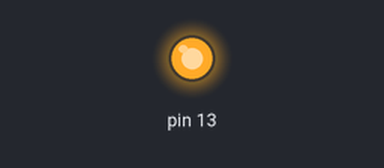
A sketch run on a simulated Arduino Uno, built with avr-gcc and run on an emulated ATmega328P. On the bench: output pins drawn as LEDs (lit = HIGH).

Above: at 0.1 s.
Timing chart, 0 to 1.6 s (numbered marks = the images above):
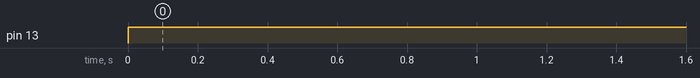

Measured:
- by itself, pin 13: LOW → HIGH at 0.00 s

The sketch:

TemperatureFunction.ino
```cpp
/*
Example to illustrate the use of a function. LED on pin 13 gets turned f the temparature is considered hot.
Detour via Celsius is to demo calculcatins inside a function.
by Valentin Vollmer, Ten80 Education inc.
*/


int temperature = 83;        // change this value to test this sektch.
bool hot;

void setup() {

 pinMode (13, OUTPUT);
}

void loop() {

  hot = isItHot (temperature);     //pass the value in "temperature" to the funcion, let it do its thing and store the result in "hot"
  if (hot == 1)                    // if hot has been set to 1
    {
      digitalWrite (13, HIGH);        // turn LED on
    }
}

//end of main code!


//Function to determine whether temperature is considered hot.

bool isItHot (int temp) {

  bool result = 0;               // Declare and initialize local variable
  int celsius = (temp-32)*5/9;     // calculate celsius temperature

  if (celsius >= 28)              // if Celsius is larger than 28
   {
      result = 1;                // set "result" to 1. 1 is considered yes.
    }

  return result;                // return the result to the main code.
}
```
